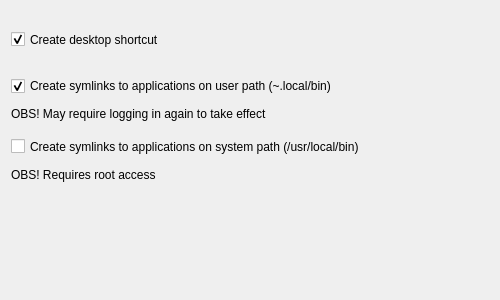
<?xml version="1.0" encoding="UTF-8"?>
<ui version="4.0">
 <class>SymlinkWidget</class>
 <widget class="QWidget" name="SymlinkWidget">
  <property name="geometry">
   <rect>
    <x>0</x>
    <y>0</y>
    <width>500</width>
    <height>300</height>
   </rect>
  </property>
  <property name="sizePolicy">
   <sizepolicy hsizetype="Preferred" vsizetype="Preferred">
    <horstretch>0</horstretch>
    <verstretch>0</verstretch>
   </sizepolicy>
  </property>
  <property name="minimumSize">
   <size>
    <width>500</width>
    <height>300</height>
   </size>
  </property>
  <property name="windowTitle">
   <string>Shortcut Creation </string>
  </property>
  <layout class="QGridLayout" name="gridLayout">
   <property name="horizontalSpacing">
    <number>0</number>
   </property>
   <property name="verticalSpacing">
    <number>4</number>
   </property>

   <item row="0" column="0">
    <widget class="QCheckBox" name="createDesktopShortcut">
     <property name="sizePolicy">
      <sizepolicy hsizetype="MinimumExpanding" vsizetype="Minimum">
       <horstretch>0</horstretch>
       <verstretch>0</verstretch>
      </sizepolicy>
     </property>
     <property name="text">
      <string>Create desktop shortcut</string>
     </property>
     <property name="checked">
      <bool>true</bool>
     </property>
    </widget>
   </item>

   <item row="1" column="0">
    <layout class="QVBoxLayout" name="verticalLayout">
     <item>
      <widget class="QCheckBox" name="createUserLink">
       <property name="sizePolicy">
        <sizepolicy hsizetype="MinimumExpanding" vsizetype="Minimum">
         <horstretch>0</horstretch>
         <verstretch>0</verstretch>
        </sizepolicy>
       </property>
       <property name="text">
        <string>Create symlinks to applications on user path (~.local/bin)</string>
       </property>
       <property name="checked">
        <bool>true</bool>
       </property>
      </widget>
     </item>
     <item>
      <widget class="QLabel" name="createUserLinkLabel">
       <property name="text">
        <string>OBS! May require logging in again to take effect</string>
       </property>
      </widget>
     </item>
    </layout>
   </item>

   <item row="2" column="0">
    <layout class="QVBoxLayout" name="verticalLayout">
     <item>
      <widget class="QCheckBox" name="createSystemLink">
       <property name="sizePolicy">
        <sizepolicy hsizetype="MinimumExpanding" vsizetype="Minimum">
         <horstretch>0</horstretch>
         <verstretch>0</verstretch>
        </sizepolicy>
       </property>
       <property name="text">
        <string>Create symlinks to applications on system path (/usr/local/bin)</string>
       </property>
       <property name="checked">
        <bool>false</bool>
       </property>
      </widget>
     </item>
     <item>
      <widget class="QLabel" name="createUserLinkLabel">
       <property name="text">
        <string>OBS! Requires root access</string>
       </property>
      </widget>
     </item>
    </layout>
   </item>

   <item row="3" column="0">
    <spacer name="verticalSpacer_1">
     <property name="orientation">
      <enum>Qt::Vertical</enum>
     </property>
     <property name="sizeType">
      <enum>QSizePolicy::Fixed</enum>
     </property>
     <property name="sizeHint" stdset="0">
      <size>
       <width>20</width>
       <height>100</height>
      </size>
     </property>
    </spacer>
   </item>
  </layout>
 </widget>
 <tabstops>
  <tabstop>createDesktopShortcut</tabstop>
  <tabstop>createUserLink</tabstop>
  <tabstop>createSystemLink</tabstop>
 </tabstops>
 <connections/>
</ui>
